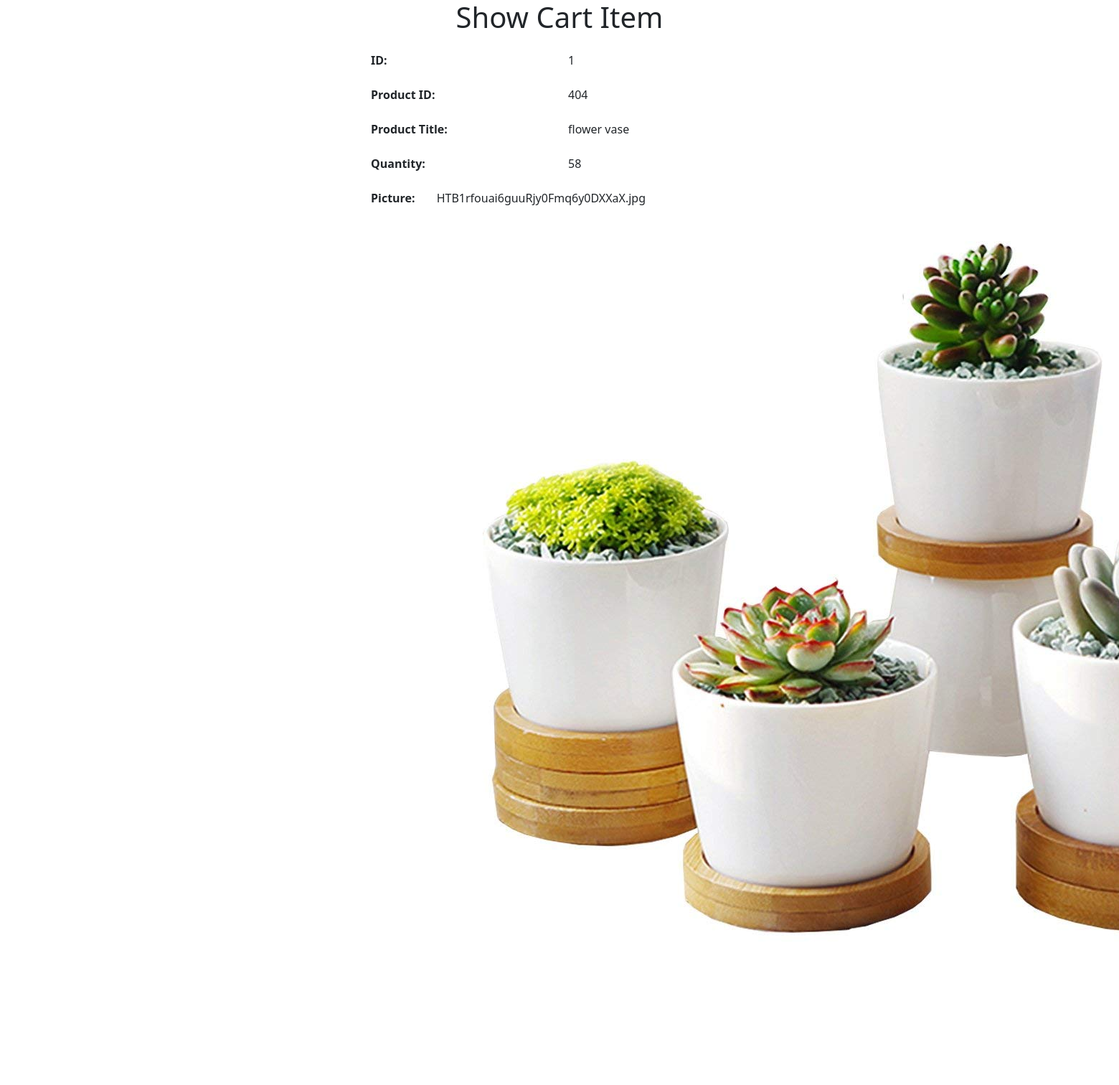
Screenshot of /admin/Carts/show.php?id=1 with the database file from the repository.
### tables this page shows
CREATE TABLE `cart` (
  `id` int(255) NOT NULL,
  `product_id` int(255) NOT NULL,
  `product_title` varchar(255) NOT NULL,
  `picture` varchar(255) NOT NULL,
  `qty` int(255) NOT NULL
);

### src/Carts.php (called while the page is built, shortened)
<?php
class Carts{
    public function show(){
$_id = $_GET['id'];
$conn = new PDO("mysql:host=localhost;dbname=ecommerce",
    'root', '');
$conn->setAttribute(PDO::ATTR_ERRMODE,
    PDO::ERRMODE_EXCEPTION);
$query = "SELECT * FROM `cart` WHERE id = :id";
$stmt = $conn->prepare($query);
$stmt->bindParam(':id', $_id);
$result = $stmt->execute();
$cart = $stmt->fetch();
return $cart;
    }
}

### admin/Carts/show.php (the view, shortened to what this page needs)
<?php
$_cart = new Carts();
$cart= $_cart->show();
?>
<!doctype html>
<html lang="en">
<head>
    <link href="https://cdn.jsdelivr.net/npm/bootstrap@5.1.3/dist/css/bootstrap.min.css" rel="stylesheet">
</head>
<body>
<section>
    <div class="container">
        <div class="row justify-content-center">
            <div class="col-md-5">
                <h1 class="text-center mb-4">Show Cart Item</h1>
                <dl class="row">
                    <dt class="col-md-6">ID:</dt>
                    <dd class="col-md-6"><?= $cart['id'];?></dd>
                </dl>
                <dl class="row">
                    <dt class="col-md-6">Product ID:</dt>
                    <dd class="col-md-6"><?= $cart['product_id'];?></dd>
                </dl>
                <dl class="row">
                    <dt class="col-md-6">Product Title:</dt>
                    <dd class="col-md-6"><?= $cart['product_title'];?></dd>
                </dl>
                <dl class="row">
                    <dt class="col-md-6">Quantity:</dt>
                    <dd class="col-md-6"><?= $cart['qty'];?></dd>
                </dl>
                <dl class="row">
                    <dt class="col-md-2">Picture:</dt>
                    <dd class="col-md-10">
                        <?= $cart['picture'];?>
                        <img src="<?=$webroot;?>uploads/<?=$cart['picture'];?>">
                    </dd>
                </dl>
            </div>
        </div>
    </div>
</section>
</body>
</html>

### rows the page displays
cart: id "1", product "404", product_title "flower vase", qty "58", picture "HTB1rfouai6guuRjy0Fmq6y0DXXaX.jpg", picture (picture)
